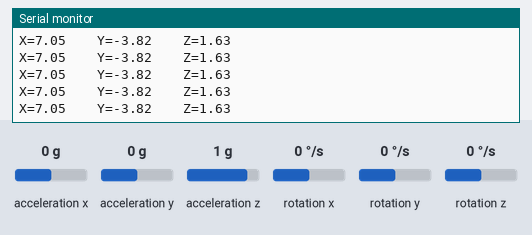
The sketch below on a simulated Arduino Uno, built with avr-gcc and run on an emulated ATmega328P. On the bench: the last lines printed to the serial monitor. Wiring (inferred from the names in the program): MPU-6050 motion sensor at I2C address 0x68. The test bench sets the inputs (shaded band); at power-on: rotation z 0 °/s, acceleration x 0 g, acceleration y 0 g, acceleration z 1 g, rotation x 0 °/s, rotation y 0 °/s.

Above: at 5.7 s.
5.8 s: rotation z set to 7 °/s
At 6.9 s:
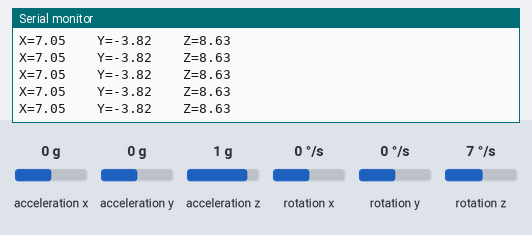
7.3 s: rotation z set to 10 °/s
At 8.3 s:
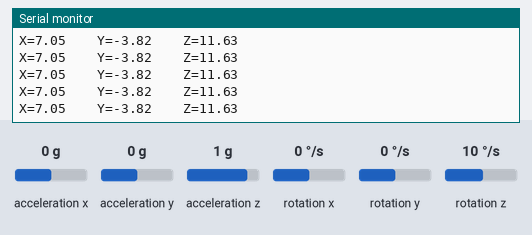
Timing chart, 0 to 10.3 s (numbered marks = the images above; inputs shaded):
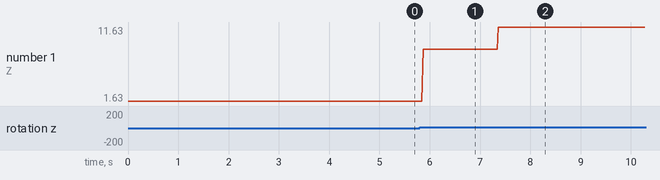

Measured:
- after the input at 5.8 s, the serial monitor: prints a new line after 0.07 s (image 1)
- after the input at 7.3 s, the serial monitor: prints a new line after 0.07 s (image 2)
- plotted number 1: 1.63 → 8.63 after the input at 5.8 s, 8.63 → 11.63 after the input at 7.3 s

The sketch:

MPU6050.ino
```cpp
// (licence header left out)
#include <Wire.h>

long accelX, accelY, accelZ;
float gForceX, gForceY, gForceZ;

long gyroX, gyroY, gyroZ;
float rotX, rotY, rotZ;

void setup() {
  Serial.begin(9600);
  Wire.begin();
  setupMPU();
}


void loop() {
  recordAccelRegisters();
  recordGyroRegisters();
  printData();
//  delay(100);
}

void setupMPU(){
  Wire.beginTransmission(0b1101000); //This is the I2C address of the MPU (b1101000/b1101001 for AC0 low/high datasheet sec. 9.2)
  Wire.write(0x6B); //Accessing the register 6B - Power Management (Sec. 4.28)
  Wire.write(0b00000000); //Setting SLEEP register to 0. (Required; see Note on p. 9)
  Wire.endTransmission();
  Wire.beginTransmission(0b1101000); //I2C address of the MPU
  Wire.write(0x1B); //Accessing the register 1B - Gyroscope Configuration (Sec. 4.4)
  Wire.write(0x00000000); //Setting the gyro to full scale +/- 250deg./s
  Wire.endTransmission();
  Wire.beginTransmission(0b1101000); //I2C address of the MPU
  Wire.write(0x1C); //Accessing the register 1C - Acccelerometer Configuration (Sec. 4.5)
  Wire.write(0b00000000); //Setting the accel to +/- 2g
  Wire.endTransmission();
}

void recordAccelRegisters() {
  Wire.beginTransmission(0b1101000); //I2C address of the MPU
  Wire.write(0x3B); //Starting register for Accel Readings
  Wire.endTransmission();
  Wire.requestFrom(0b1101000,6); //Request Accel Registers (3B - 40)
  while(Wire.available() < 6);
  accelX = Wire.read()<<8|Wire.read(); //Store first two bytes into accelX
  accelY = Wire.read()<<8|Wire.read(); //Store middle two bytes into accelY
  accelZ = Wire.read()<<8|Wire.read(); //Store last two bytes into accelZ
  processAccelData();
}

void processAccelData(){
  gForceX = accelX / 16384.0;
  gForceY = accelY / 16384.0;
  gForceZ = accelZ / 16384.0;
}

void recordGyroRegisters() {
  Wire.beginTransmission(0b1101000); //I2C address of the MPU
  Wire.write(0x43); //Starting register for Gyro Readings
  Wire.endTransmission();
  Wire.requestFrom(0b1101000,6); //Request Gyro Registers (43 - 48)
  while(Wire.available() < 6);
  gyroX = Wire.read()<<8|Wire.read(); //Store first two bytes into accelX
  gyroY = Wire.read()<<8|Wire.read(); //Store middle two bytes into accelY
  gyroZ = Wire.read()<<8|Wire.read(); //Store last two bytes into accelZ
  processGyroData();
}

void processGyroData() {
  rotX = (gyroX / 131.0) + 7.05;
  rotY = (gyroY / 131.0) - 3.82;
  rotZ = (gyroZ / 131.0) + 1.63;
}

void printData() {
  static float sumX = 0;
  sumX += rotZ;

  static unsigned long num = 0;
  ++num;

//  Serial.print("Gyro (deg)");
//  Serial.print(sumX);
//  Serial.println(sumX / num);

  Serial.print("X=");
  Serial.print(rotX);
  Serial.print("\t\tY=");
  Serial.print(rotY);
  Serial.print("\t\tZ=");
  Serial.print(rotZ);

//  Serial.print(" Accel (g)");
//  Serial.print(" X=");
//  Serial.print(gForceX);
//  Serial.print(" Y=");
//  Serial.print(gForceY);
//  Serial.print(" Z=");
//  Serial.print(gForceZ);
  Serial.print("\n");
}
```
